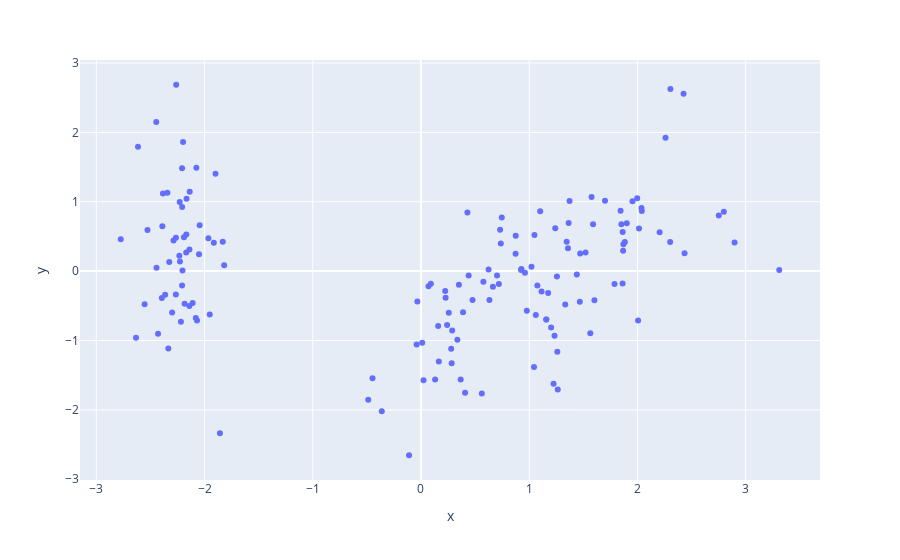

The cell this chart's notebook holds for it:
### Markdown cell above
## 4. Visualizar e Intrepertar los resultados

### Code cell
px.scatter(x = principalDataframe.PC1, y = principalDataframe.PC2)

### Figure 1 — Plotly figure (JSON) as saved in the notebook; plotly's stock layout.template omitted (floating-point values rounded to 4 significant figures; data arrays with more than 128 entries replaced by an {"elided": "..."} marker saying what was removed)
{"data": [{"hovertemplate": "x=%{x}<br>y=%{y}<extra></extra>", "legendgroup": "", "marker": {"color": "#636efa", "symbol": "circle"}, "mode": "markers", "name": "", "orientation": "v", "showlegend": false, "type": "scatter", "x": {"elided": "150 float values"}, "xaxis": "x", "y": {"elided": "150 float values"}, "yaxis": "y"}], "layout": {"autosize": true, "legend": {"tracegroupgap": 0}, "margin": {"t": 60}, "xaxis": {"anchor": "y", "autorange": true, "domain": [0, 1], "range": [-3.138, 3.675], "title": {"text": "x"}, "type": "linear"}, "yaxis": {"anchor": "x", "autorange": true, "domain": [0, 1], "range": [-3.033, 3.065], "title": {"text": "y"}, "type": "linear"}}}
